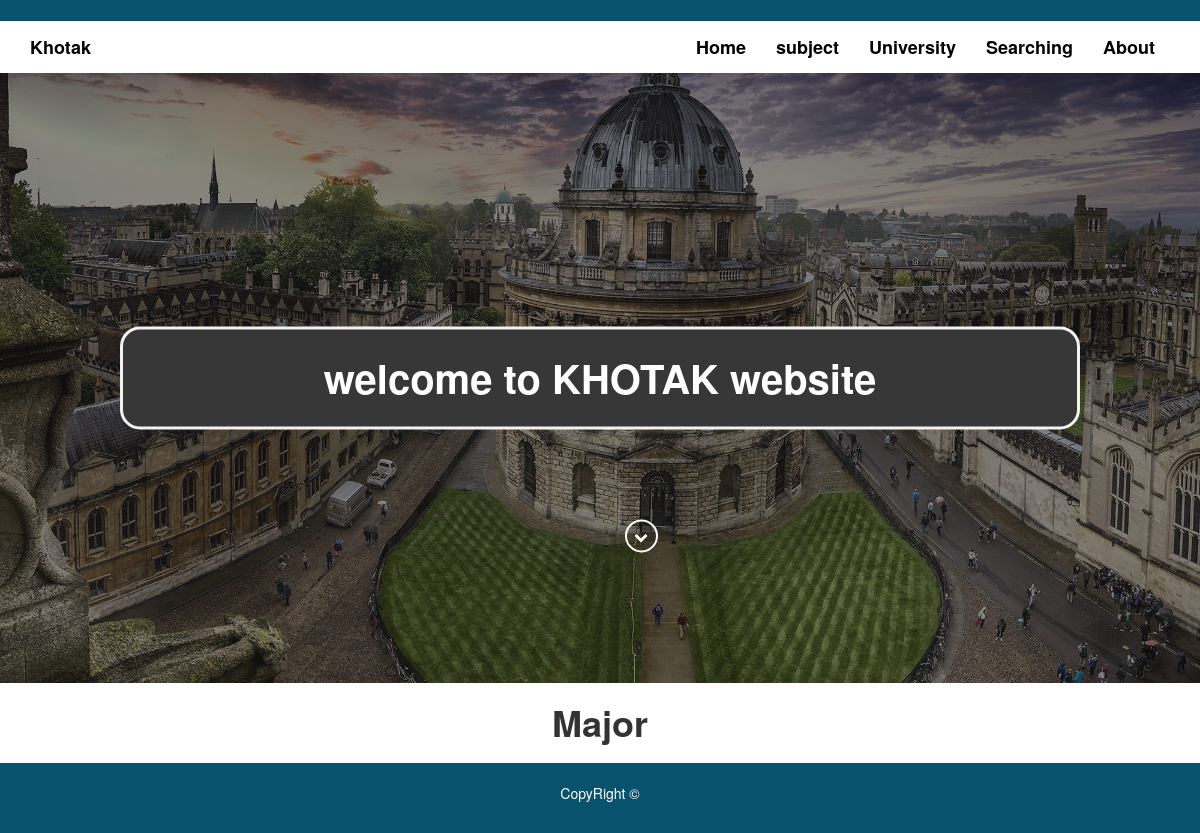
The page /subject.php on the database as committed earlier.
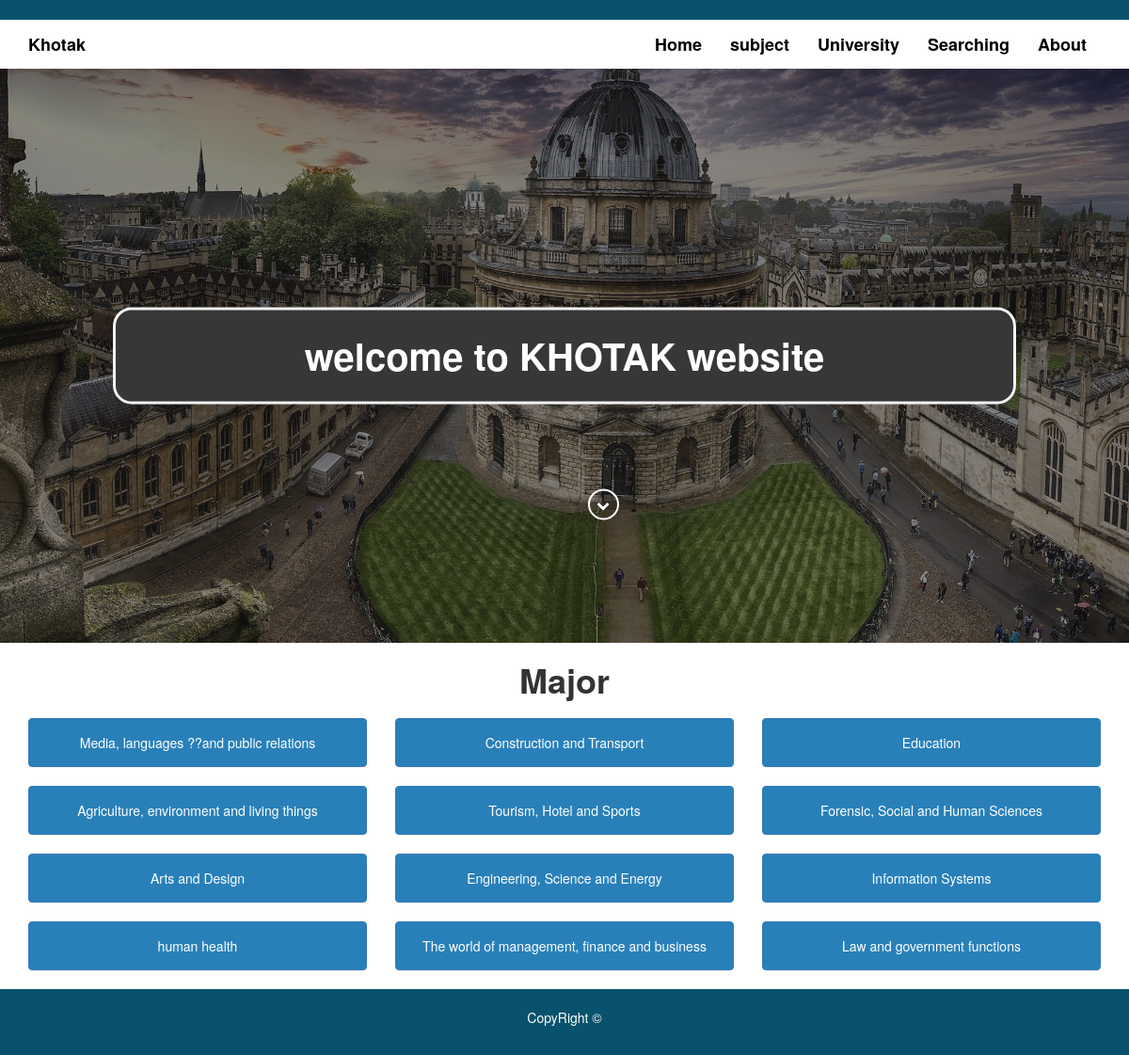
The same page on the database as committed later.
### tables this page shows
CREATE TABLE `major` (
  `majorID` int(11) NOT NULL,
  `name` varchar(255) DEFAULT NULL
);

### subject.php (the view, shortened to what this page needs)
<?php
include('includes/header.php');
if(isset($_GET['subjectId'])){
    $sub=$_GET['subjectId'];
}else{
    $sub="major";
}
?>
    <div class="content-section">
        <div class="container">
      <div class="con">
    <div class="wel" id="well-s">
       welcome to KHOTAK website
    </div>
                                         <span class="arrow ">
                 <i class="fa fa-chevron-down hvr-icon-hang typed-cursor"></i>
                                 </span>
            </div>
       </div>
    </div>
<?php
if($sub=="major"){
?>
<div class="image-subjects text-center">
      <div class="container">
          <h2>Major</h2>
           <div class="row">
             <?php
               global $con;
            $stmt=$con->prepare("select * FROM major ");
              $stmt->execute();
               $majors=$stmt->fetchAll();
               foreach($majors as $maj){
                 ?>
                 <div class="col-md-4">
                <div class="panel panel-primary">
      <div class="panel-body"><a href="?Id=<?php echo $maj['majorID'] ?>&subjectId=pageSub">
                <?php echo $maj['name']; ?>
                </a></div>
    </div>
                 </div>
                 <?php
               }
              ?>
           </div>
      </div>
</div>
   <?php
}
?>
<?php
include('includes/footer.php');
?>

### includes/header.php (shortened to what this page needs)
<!DOCTYPE html>
<html>
    <head>
        <link rel="stylesheet" href="css/bootstrap.min.css">
        <link rel="stylesheet" href="css/fpsyle.css">
        <link rel="stylesheet" href="css/font-awesome.min.css">
    </head>
    <body>
        <div class="upper-bar">
            <div class="container">
                <div class="row">
                    <div class="col-sm-6 float-left upper-l">
                      </div>
                    <div class="col-sm-6 float-right upper-l">
                    </div>
                   </div>
                </div>
              </div>
<div class="section-nav">
    <nav class="navbar ">
  <div class="container">
    <div class="navbar-header">
      <a class="navbar-brand" href="index.php">Khotak</a>
    </div>
    <div class="collapse navbar-collapse" id="bs-example-navbar-collapse-1">
      <ul class="nav navbar-nav navbar-right">
        <li><a href="index.php">Home</a></li>
    <li><a href="subject.php?subjectId=major">subject</a></li>
          <li><a href="unversty.php">University</a></li>
          <li><a href="searching.php">Searching</a></li>
          <li><a href="about.php">About</a></li>
      </ul>
    </div>
  </div>
</nav>
        </div>

### includes/footer.php (shortened to what this page needs)
<div class="footer text-center">
<p>CopyRight &copy;</p>
</div>
    </body>
</html>

### css/fpsyle.css (style rules this page uses)
.upper-bar { background-color: #08526d; color: #fff; padding: 10px; }
.section-nav .navbar { background-color: #ffff; margin-bottom: 0; }
.section-nav a { text-decoration: none; color: #000000; font-weight: bolder; font-size: 18px; }
.content-section .arrow { position: absolute; bottom: -129px; left: 41px; width: 100%; padding: 3px 0; text-align: center; }
.content-section .arrow i { border: 2px solid #fff; border-radius: 50%; width: 33px; height: 33px; line-height: 33px; cursor: pointer; color: #fff; }
.hvr-icon-hang:before { right: 8px !important; }
.content-section .typed-cursor { opacity: 1; -webkit-animation: blink 0.7s infinite; -moz-animation: blink 0.7s infinite; animation: blink 0.7s infinite; }
.content-section { background: url("../img/d0e1cfbf0cc198003b47137679e72208.jpg")center center; -webkit-background-size: cover; -moz-background-size: cover; -o-background-size: cover; background-size: cover; min-height: 610px; position: relative; }
.con { background-color: rgb(56, 55, 55); color: white; font-weight: bold; border: 3px solid #f1f1f1; position: absolute; top: 50%; left: 50%; transform: translate(-50%, -50%); z-index: 2; width: 80%; padding: 20px; text-align: center; border-radius: 20px; }
.wel { font-size: 40px; }
.footer { background-color: #08526d; padding: 20px; color: #ffff; }
.image-subjects h2 { font-size: 36px; font-weight: 700; margin: 20px; }
.image-subjects .panel-primary { background-color: #2980b9; color: #fff; }
.image-subjects .panel-body a { color: #fff!important; text-decoration: none; }

Rows that differ between the two databases and show on the page:
added major: name "Media, languages ??and public relations"
added major: name "Construction and Transport"
added major: name "Education"
added major: name "Agriculture, environment and living things"
added major: name "Tourism, Hotel and Sports"
added major: name "Forensic, Social and Human Sciences"
added major: name "Arts and Design"
added major: name "Engineering, Science and Energy"
added major: name "Information Systems"
added major: name "human health"
added major: name "The world of management, finance and business"
added major: name "Law and government functions"
